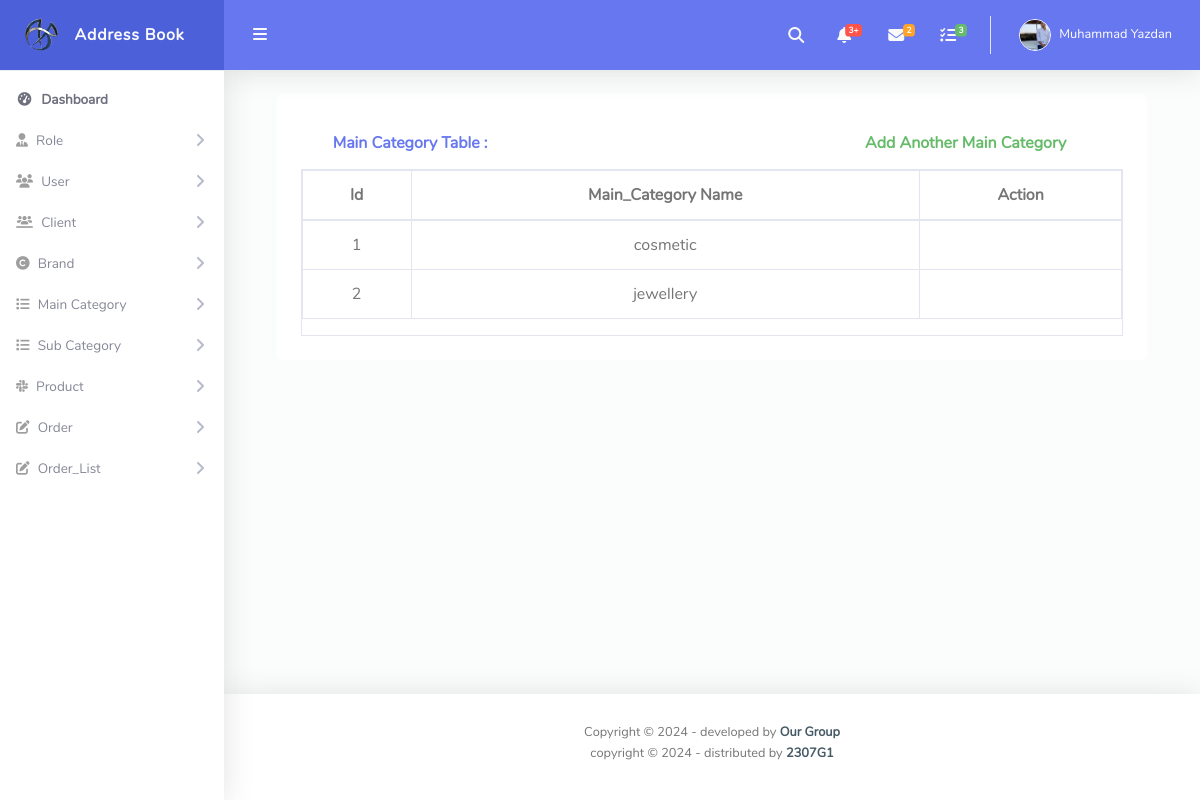
/admin/main_category_show.php, run on an earlier commit of the app's database.
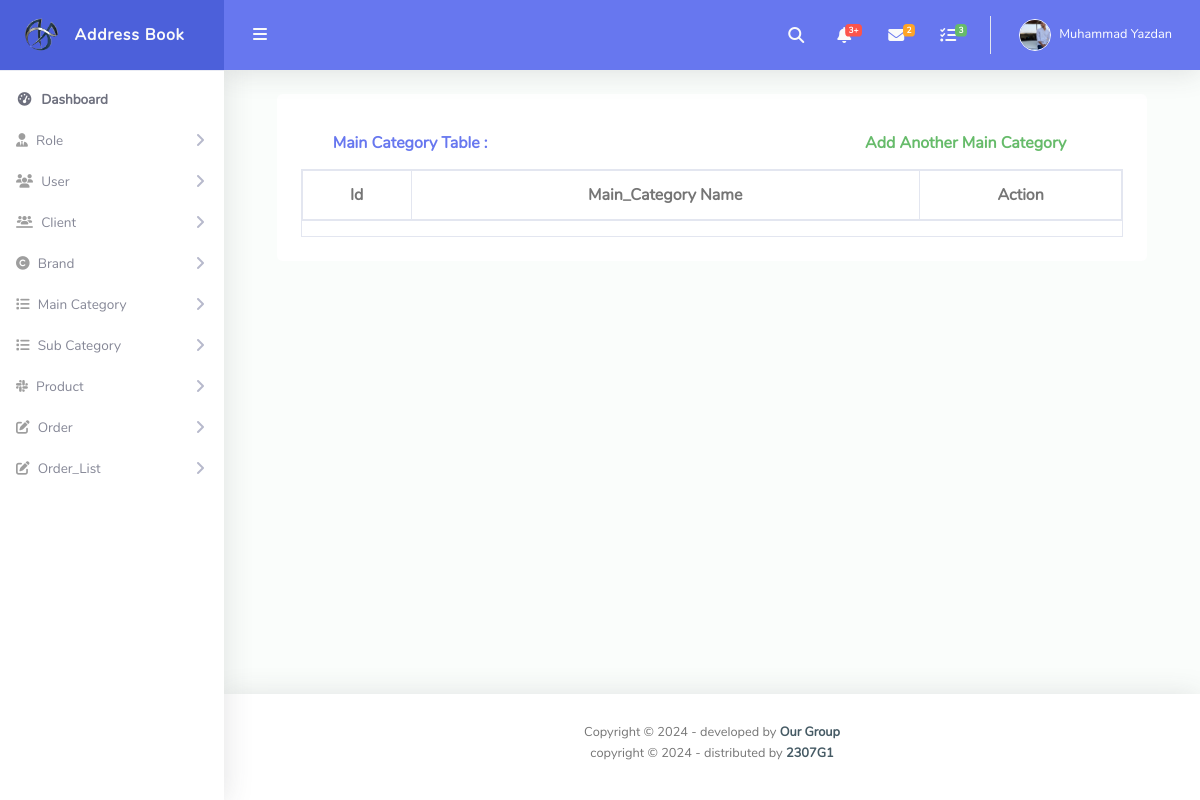
And on a later commit of the database.
### tables this page shows
CREATE TABLE `main_category` (
  `id` int(11) NOT NULL,
  `main_category_name` varchar(255) NOT NULL
);

### admin/main_category_show.php (the view, shortened to what this page needs)
<?php
include("./connection.php");
include("./header.php");
$sql = "select * from main_category";
$result = mysqli_query($con, $sql);
?>
<div id="content-wrapper" class="d-flex flex-column">
    <div id="content">
        <nav class="navbar navbar-expand navbar-light bg-navbar topbar mb-4 static-top">
            <button id="sidebarToggleTop" class="btn btn-link rounded-circle mr-3">
                <i class="fa fa-bars"></i>
            </button>
            <ul class="navbar-nav ml-auto">
                <li class="nav-item dropdown no-arrow">
                    <a class="nav-link dropdown-toggle" href="#" id="searchDropdown" role="button" data-toggle="dropdown" aria-haspopup="true" aria-expanded="false">
                        <i class="fas fa-search fa-fw"></i>
                    </a>
                </li>
                <li class="nav-item dropdown no-arrow mx-1">
                    <a class="nav-link dropdown-toggle" href="#" id="alertsDropdown" role="button" data-toggle="dropdown" aria-haspopup="true" aria-expanded="false">
                        <i class="fas fa-bell fa-fw"></i>
                        <span class="badge badge-danger badge-counter">3+</span>
                    </a>
                </li>
                <li class="nav-item dropdown no-arrow mx-1">
                    <a class="nav-link dropdown-toggle" href="#" id="messagesDropdown" role="button" data-toggle="dropdown" aria-haspopup="true" aria-expanded="false">
                        <i class="fas fa-envelope fa-fw"></i>
                        <span class="badge badge-warning badge-counter">2</span>
                    </a>
                </li>
                <li class="nav-item dropdown no-arrow mx-1">
                    <a class="nav-link dropdown-toggle" href="#" id="messagesDropdown" role="button" data-toggle="dropdown" aria-haspopup="true" aria-expanded="false">
                        <i class="fas fa-tasks fa-fw"></i>
                        <span class="badge badge-success badge-counter">3</span>
                    </a>
                </li>
                <li class="nav-item dropdown no-arrow">
                    <a class="nav-link dropdown-toggle" href="#" id="userDropdown" role="button" data-toggle="dropdown" aria-haspopup="true" aria-expanded="false">
                        <img class="img-profile rounded-circle" src="../me.png" style="max-width: 60px">
                        <span class="ml-2 d-none d-lg-inline text-white small">Muhammad Yazdan</span>
                    </a>
                </li>
            </ul>
        </nav>
        <div class="col-lg-11 mx-auto">
            <div class="bg-light rounded h-100 p-4">
                <div class="container">
                    <div class="row">
                        <div class="col-lg-8 card-header py-3 d-flex flex-row align-items-center justify-content-between">
                            <h6 class="m-0 font-weight-bold text-primary">Main Category Table :</h6>
                        </div>
                        <div class="col-lg-4 card-header py-3 d-flex flex-row align-items-center justify-content-between">
                            <a href="./main_category_add.php">
                                <h6 class="m-0 font-weight-bold text-success">Add Another Main Category</h6>
                            </a>
                        </div>
                    </div>
                </div>
                <div class="table-responsive table-bordered text-center text-dark e1">
                    <table class="table">
                        <thead>
                            <tr>
                                <th scope="col">Id</th>
                                <th scope="col">Main_Category Name</th>
                                <th scope="col">Action</th>
                            </tr>
                        </thead>
                        <tbody>
                            <tr>
                                <?php
                                while ($rows = mysqli_fetch_assoc($result)) {
                                ?>
                                    <td><?php echo $rows['id'] ?></td>
                                    <td><?php echo $rows['main_category_name'] ?></td>
                                    <td><a href="main_category_update.php?id=<?php echo $rows['id'] ?>">
                                                </td>
                            </tr>
                        <?php  } ?>
                        </tbody>
                    </table>
                </div>
            </div>
        </div>
    </div>
    <?php
    include("./footer.php");
    ?>

What changed in the data, as far as the page shows it:
removed main_category: id "1", main_category_name "cosmetic"
removed main_category: id "2", main_category_name "jewellery"
